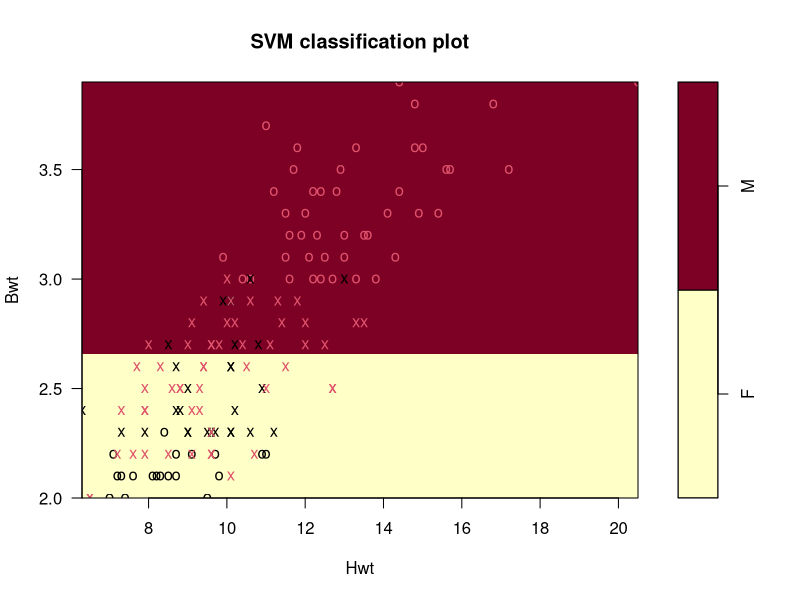
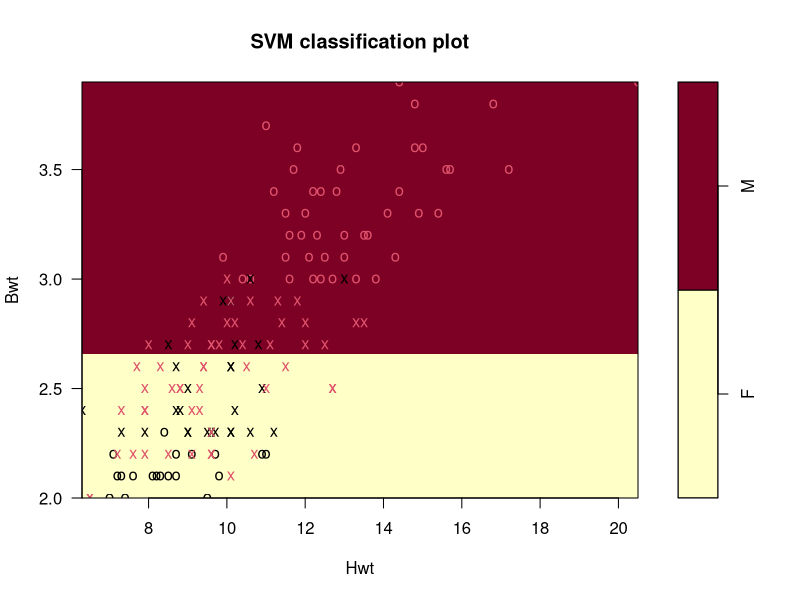
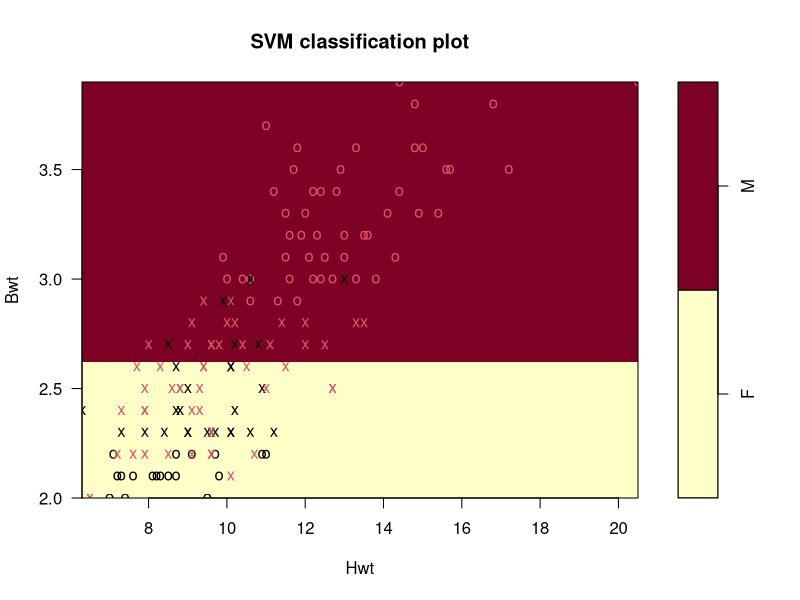
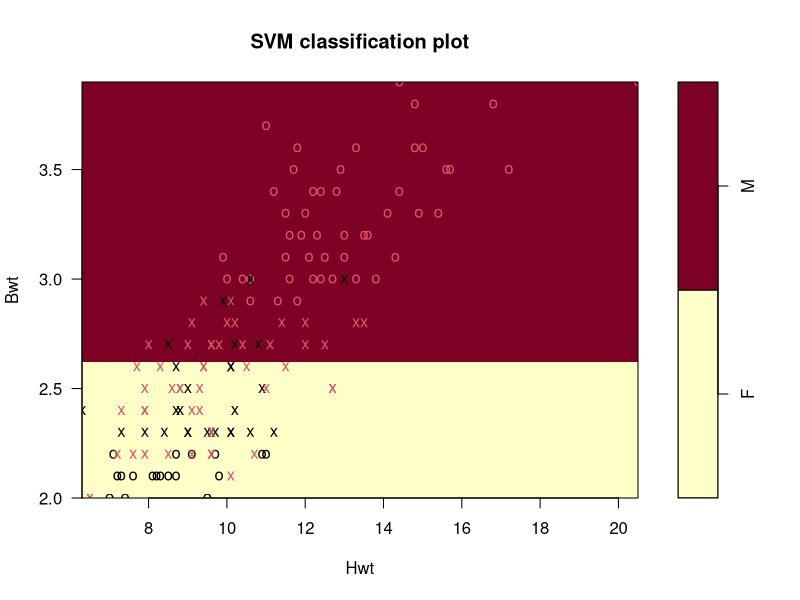
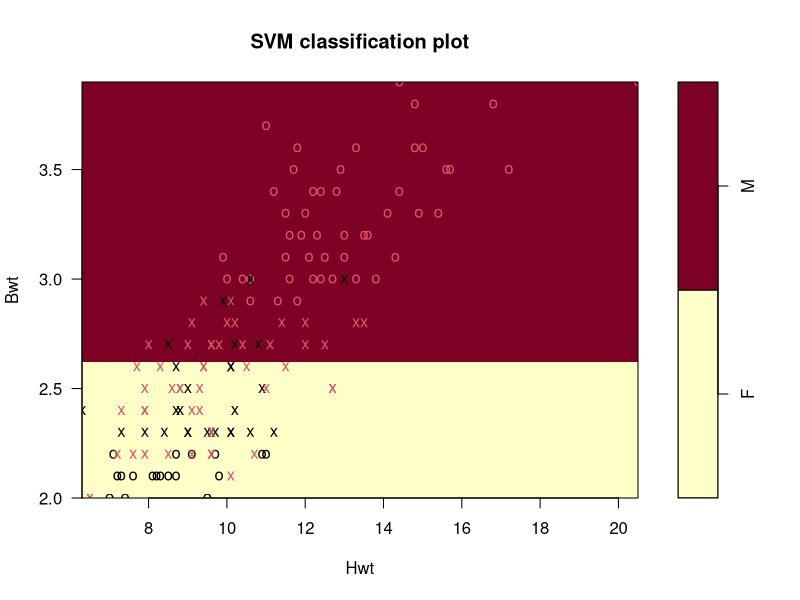
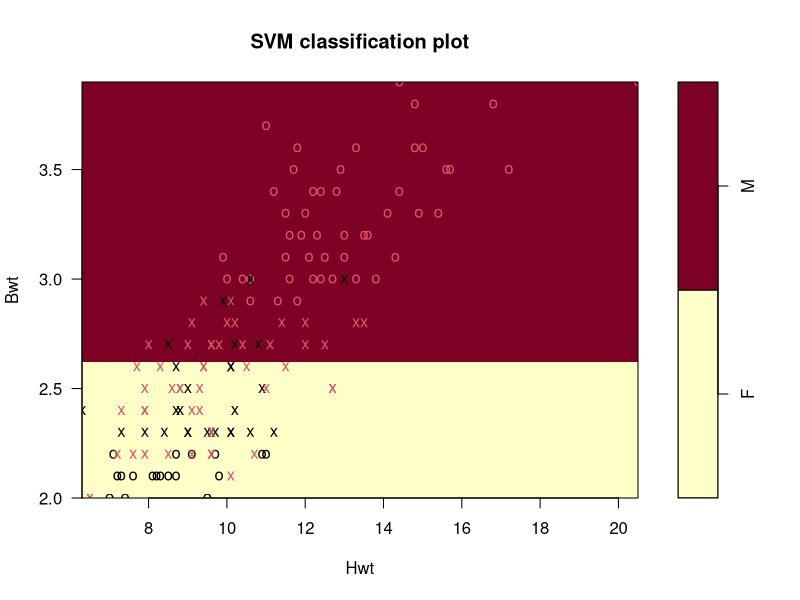
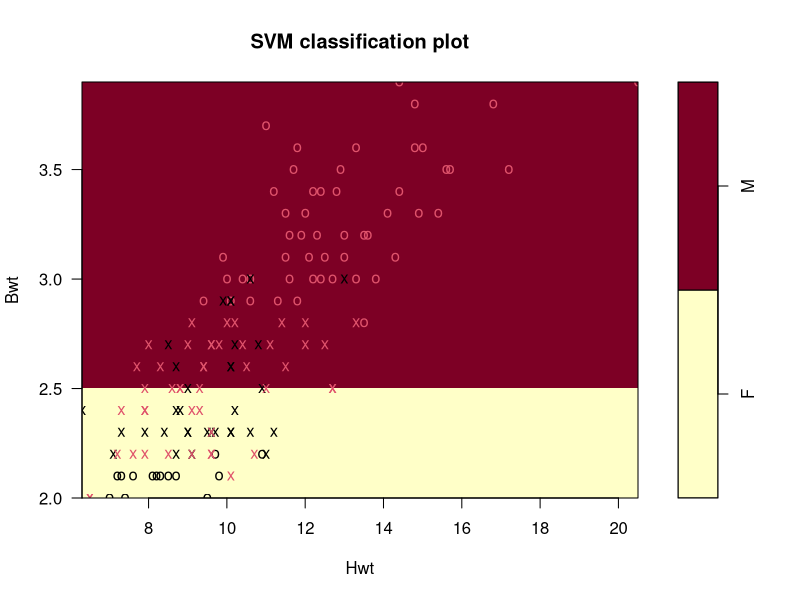
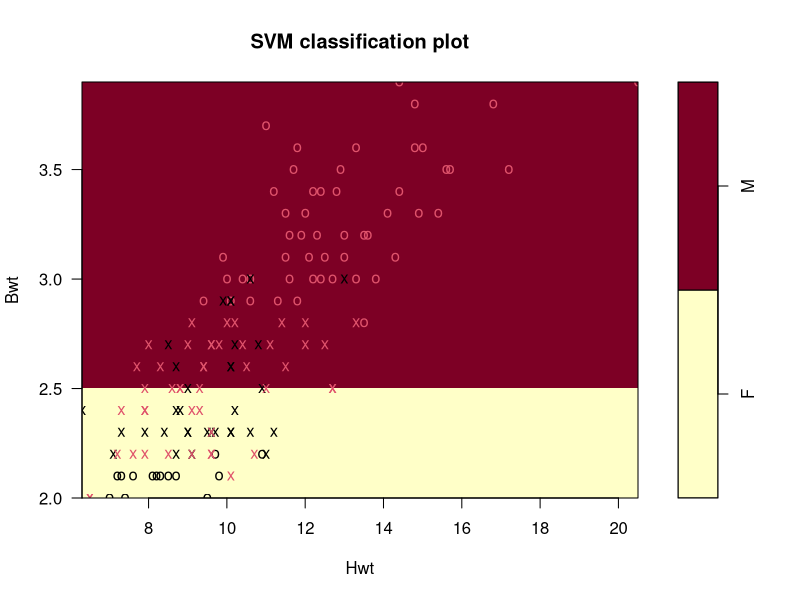

Generate these figures, in order, with R:
##
## MSI - LABORATORIUM 1
## PAWEL MERGIST
##

#install.packages("caret")

library(caret)
library(e1071)

options(digits=3)

# 
# Zadanie 6  
# 

## 'Opakowna' funckcja svm - dadaje do data.frame results conf matrix z wykonania svm

my_svm <- function(results, method_num, cats_data, kernel, gamma, COST, wts )
{
  
  for (c in COST)
  {
    print (c)
    
    m2 <- svm(Sex~., data = cats_data, kernel=kernel, gamma=gamma, cost=c, class.weights = wts)
   
    plot(m2, cats, main = "Method:" + method_num +" SVN cost=" + c )
    
    predSex = fitted(m2)
  
    # CONFUSION MATRIX
    cm_svm_c2 <- confusionMatrix(factor(cats_data$Sex),factor( predSex ))
    
    print((cm_svm_c2$table))
    
    plot(m2, cats)
    
    res_c2 = append(c(M=method_num,C=c, wts), cm_svm_c2$byClass)
    res_c2 = append(res_c2, cm_svm_c2$overall)
    res_c2
    results = rbind(results, res_c2)
    
    #  plot(m2, cats)
 
  }
  
  return (results)
}

# ladowanie zbioru cats
data(cats, package = "MASS")

# Tworze conf matrix dla idealnego przypadku aby zainicjowac data.frame resutls w ktorym bede zbieral
# conf matrix z poszczegolnych prob
cm_svm_c1 <- confusionMatrix(factor(cats$Sex),factor( cats$Sex ))

# zbiez wniki we frame M=0, C=0 idealny przypadek - tylko aby stworzyc data frame 
# na wyniki z svm skladowane w results 
res_c = append(c(M=0,C=0, c(wM=1,wF=1)), cm_svm_c1$byClass)
res_c = append(res_c, cm_svm_c1$overall)
results = data.frame(t(res_c))


# Sprawdzam ile jest osobnikow danej plci
table(cats$Sex)

# ODP: W rozkladzie - prawie 2 krotnie wiecej rekordow dotyczy samcow. 

# ODP: Parametr class.weights - parametr ktorym mozemy zwiekszyc czulosc dla danej klasy.
#      Dla jadra liniowego przesuwa on przestrzen tak aby 'lapac' wiecej elementow z klasy o wyzszej wadze.
#      Dla jadra RBF to przesuniecie jest wiekszym obszarem 'wokol' elementu z danej klasy
#
# Obliczam ile jest M i F w zbiorze, ustawiam parametry jak w poleceniu

numberOfM = sum(cats$Sex == 'M')
numberOfF = sum(cats$Sex == 'F')

wF=1
wM=numberOfF/numberOfM
wts=c(M=wM, F=wF)
wts

COST = c(50)
# 1 proba dla ustawionych parametrow.
# Przekazuje results, nr metody - method_num, data, kernel, gamma, COST, weights )
results = my_svm(results, 1 , cats, 'linear', 0, COST, wts)

# Przegladam ostatni wiersz z results
last = dim(results)[1]
results$Accuracy[last]
results$Precision[last]


# Zwiekszam wM o 0.1

wts=c(M=wM+0.1, F=wF)
wts

results = my_svm(results, 1 , cats, 'linear', 0, COST, wts)

last = dim(results)[1]
results$Accuracy[last]
results$Precision[last]


# ODP: Zwiekszenie wagi parametru powoduje zwiekszenie Accuracy z  0.729   0.743.
# Zwiekszyla sie oczywiscie wartosc True positive dla klasy M, ale takze False Positive dla M i F
# PRZED:
#  M     F 
#  0.485 1.000 
#         Reference
#Prediction  F  M
#          F 39  8
#          M 31 66
#
#PO:
#     M     F 
#     0.585 1.000 
#         Reference
#Prediction  F  M
#          F 37 10
#          M 27 70

#
# Dodatkowe proby zeby porownac tendecje przy zmianie parametru
#
#COST = c(1,50, 100, 10e6)

for (i in 1:10)
{
wts=c(M=wM + 0.1 * i, F=wF)
print (wts)
results = my_svm(results, 2, cats, 'linear', 0, COST, wts)
}

for (i in 1:10)
{
  wts=c(M=wM + 0.1 * i, F=wF)
  print (wts)
  results = my_svm(results, 3, cats, 'radial', 0.01, COST, wts)
}


#attach(results)
#usuniecie pierszego wiersza - kt slyzyl do stworzenia dataframe na wyniki
results = results[-c(1),]

plot(results$Accuracy ~ results$wM ,col=results$M, ylim=c(0,1.0),xlab="wM param. ", main="Red-Linear, Green-RBF")#, xaxt= "n", ylim=c(0,1.0),  xlab="wM param. Red-Linear, Green-RBF", main='Kernel - LINEAR', col=results$M )


plot(results$Accuracy  , xaxt= "n", ylim=c(0,1.0),  xlab="wM param. Red-Linear, Green-RBF", main='Kernel - LINEAR', col=results$M )
axis(1, cex.axis=0.6, las=3, at=1:length((results$M)),labels=sprintf("wM=%.2f", results$wM))


